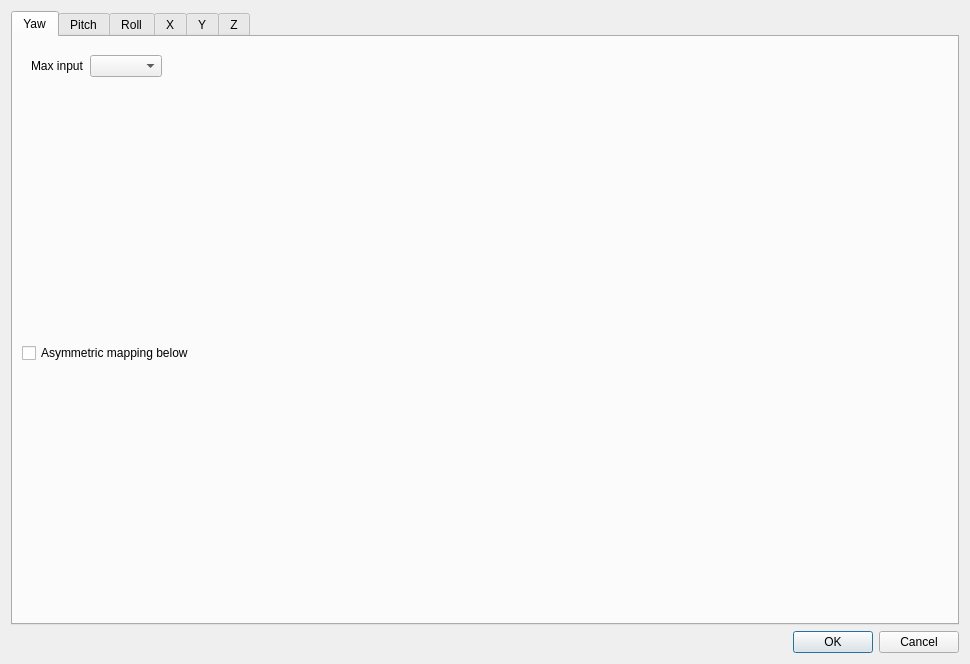
<?xml version="1.0" encoding="UTF-8"?>
<ui version="4.0">
 <class>mapping_dialog</class>
 <widget class="QWidget" name="mapping_dialog">
  <property name="geometry">
   <rect>
    <x>0</x>
    <y>0</y>
    <width>970</width>
    <height>664</height>
   </rect>
  </property>
  <property name="sizePolicy">
   <sizepolicy hsizetype="Preferred" vsizetype="Preferred">
    <horstretch>0</horstretch>
    <verstretch>0</verstretch>
   </sizepolicy>
  </property>
  <property name="minimumSize">
   <size>
    <width>970</width>
    <height>664</height>
   </size>
  </property>
  <property name="windowTitle">
   <string>Mapping properties</string>
  </property>
  <property name="windowIcon">
   <iconset>
    <normaloff>images/facetracknoir.png</normaloff>images/facetracknoir.png</iconset>
  </property>
  <property name="layoutDirection">
   <enum>Qt::LeftToRight</enum>
  </property>
  <layout class="QVBoxLayout" name="verticalLayout">
   <item>
    <widget class="QTabWidget" name="tabWidget">
     <property name="tabPosition">
      <enum>QTabWidget::North</enum>
     </property>
     <property name="currentIndex">
      <number>0</number>
     </property>
     <widget class="QWidget" name="tabWidgetPage1">
      <attribute name="title">
       <string>Yaw</string>
      </attribute>
      <layout class="QVBoxLayout" name="verticalLayout_2">
       <item>
        <widget class="QFrame" name="frame">
         <property name="sizePolicy">
          <sizepolicy hsizetype="Maximum" vsizetype="Maximum">
           <horstretch>0</horstretch>
           <verstretch>0</verstretch>
          </sizepolicy>
         </property>
         <property name="frameShape">
          <enum>QFrame::NoFrame</enum>
         </property>
         <layout class="QHBoxLayout" name="horizontalLayout">
          <item>
           <widget class="QLabel" name="label1">
            <property name="sizePolicy">
             <sizepolicy hsizetype="Maximum" vsizetype="Maximum">
              <horstretch>0</horstretch>
              <verstretch>0</verstretch>
             </sizepolicy>
            </property>
            <property name="text">
             <string>Max input</string>
            </property>
           </widget>
          </item>
          <item>
           <widget class="QComboBox" name="max_yaw_rotation">
            <property name="sizePolicy">
             <sizepolicy hsizetype="Maximum" vsizetype="Maximum">
              <horstretch>0</horstretch>
              <verstretch>0</verstretch>
             </sizepolicy>
            </property>
           </widget>
          </item>
         </layout>
        </widget>
       </item>
       <item>
        <widget class="spline_widget" name="rxconfig" native="true">
         <property name="colorBezier" stdset="0">
          <color>
           <red>255</red>
           <green>0</green>
           <blue>0</blue>
          </color>
         </property>
        </widget>
       </item>
       <item>
        <widget class="QCheckBox" name="rx_altp">
         <property name="text">
          <string>Asymmetric mapping below</string>
         </property>
        </widget>
       </item>
       <item>
        <widget class="spline_widget" name="rxconfig_alt" native="true">
         <property name="colorBezier" stdset="0">
          <color>
           <red>255</red>
           <green>0</green>
           <blue>0</blue>
          </color>
         </property>
        </widget>
       </item>
      </layout>
     </widget>
     <widget class="QWidget" name="tabWidgetPage2">
      <attribute name="title">
       <string>Pitch</string>
      </attribute>
      <layout class="QVBoxLayout" name="verticalLayout_3">
       <item>
        <widget class="QFrame" name="frame_2">
         <property name="sizePolicy">
          <sizepolicy hsizetype="Maximum" vsizetype="Maximum">
           <horstretch>0</horstretch>
           <verstretch>0</verstretch>
          </sizepolicy>
         </property>
         <property name="frameShape">
          <enum>QFrame::NoFrame</enum>
         </property>
         <layout class="QHBoxLayout" name="horizontalLayout_2">
          <item>
           <widget class="QLabel" name="label_2">
            <property name="sizePolicy">
             <sizepolicy hsizetype="Maximum" vsizetype="Maximum">
              <horstretch>0</horstretch>
              <verstretch>0</verstretch>
             </sizepolicy>
            </property>
            <property name="text">
             <string>Max input</string>
            </property>
           </widget>
          </item>
          <item>
           <widget class="QComboBox" name="max_pitch_rotation">
            <property name="sizePolicy">
             <sizepolicy hsizetype="Maximum" vsizetype="Maximum">
              <horstretch>0</horstretch>
              <verstretch>0</verstretch>
             </sizepolicy>
            </property>
           </widget>
          </item>
          <item>
           <widget class="QLabel" name="label">
            <property name="text">
             <string>Max output</string>
            </property>
           </widget>
          </item>
          <item>
           <widget class="QComboBox" name="max_pitch_output">
            <item>
             <property name="text">
              <string>180°</string>
             </property>
            </item>
            <item>
             <property name="text">
              <string>90°</string>
             </property>
            </item>
           </widget>
          </item>
         </layout>
        </widget>
       </item>
       <item>
        <widget class="spline_widget" name="ryconfig" native="true">
         <property name="colorBezier" stdset="0">
          <color>
           <red>0</red>
           <green>255</green>
           <blue>0</blue>
          </color>
         </property>
        </widget>
       </item>
       <item>
        <widget class="QCheckBox" name="ry_altp">
         <property name="text">
          <string>Asymmetric mapping below</string>
         </property>
        </widget>
       </item>
       <item>
        <widget class="spline_widget" name="ryconfig_alt" native="true">
         <property name="colorBezier" stdset="0">
          <color>
           <red>0</red>
           <green>255</green>
           <blue>0</blue>
          </color>
         </property>
        </widget>
       </item>
      </layout>
     </widget>
     <widget class="QWidget" name="tabWidgetPage3">
      <attribute name="title">
       <string>Roll</string>
      </attribute>
      <layout class="QVBoxLayout" name="verticalLayout_4">
       <item>
        <widget class="QFrame" name="frame_3">
         <property name="sizePolicy">
          <sizepolicy hsizetype="Maximum" vsizetype="Maximum">
           <horstretch>0</horstretch>
           <verstretch>0</verstretch>
          </sizepolicy>
         </property>
         <property name="frameShape">
          <enum>QFrame::NoFrame</enum>
         </property>
         <layout class="QHBoxLayout" name="horizontalLayout_4">
          <item>
           <widget class="QLabel" name="label_4">
            <property name="sizePolicy">
             <sizepolicy hsizetype="Maximum" vsizetype="Maximum">
              <horstretch>0</horstretch>
              <verstretch>0</verstretch>
             </sizepolicy>
            </property>
            <property name="text">
             <string>Max input</string>
            </property>
           </widget>
          </item>
          <item>
           <widget class="QComboBox" name="max_roll_rotation">
            <property name="sizePolicy">
             <sizepolicy hsizetype="Maximum" vsizetype="Maximum">
              <horstretch>0</horstretch>
              <verstretch>0</verstretch>
             </sizepolicy>
            </property>
           </widget>
          </item>
         </layout>
        </widget>
       </item>
       <item>
        <widget class="spline_widget" name="rzconfig" native="true">
         <property name="colorBezier" stdset="0">
          <color>
           <red>0</red>
           <green>0</green>
           <blue>255</blue>
          </color>
         </property>
        </widget>
       </item>
       <item>
        <widget class="QCheckBox" name="rz_altp">
         <property name="text">
          <string>Asymmetric mapping below</string>
         </property>
        </widget>
       </item>
       <item>
        <widget class="spline_widget" name="rzconfig_alt" native="true">
         <property name="colorBezier" stdset="0">
          <color>
           <red>0</red>
           <green>0</green>
           <blue>255</blue>
          </color>
         </property>
        </widget>
       </item>
      </layout>
      <zorder>rzconfig</zorder>
      <zorder>rz_altp</zorder>
      <zorder>rzconfig_alt</zorder>
      <zorder>frame_3</zorder>
     </widget>
     <widget class="QWidget" name="tabWidgetPage4">
      <attribute name="title">
       <string>X</string>
      </attribute>
      <layout class="QVBoxLayout" name="verticalLayout_5">
       <item>
        <widget class="QFrame" name="frame444">
         <property name="sizePolicy">
          <sizepolicy hsizetype="Maximum" vsizetype="Maximum">
           <horstretch>0</horstretch>
           <verstretch>0</verstretch>
          </sizepolicy>
         </property>
         <property name="frameShape">
          <enum>QFrame::NoFrame</enum>
         </property>
         <layout class="QHBoxLayout" name="horizontalLayout444">
          <item>
           <widget class="QLabel" name="label4">
            <property name="sizePolicy">
             <sizepolicy hsizetype="Maximum" vsizetype="Maximum">
              <horstretch>0</horstretch>
              <verstretch>0</verstretch>
             </sizepolicy>
            </property>
            <property name="text">
             <string>Max input</string>
            </property>
           </widget>
          </item>
          <item>
           <widget class="QComboBox" name="max_x_translation">
            <property name="sizePolicy">
             <sizepolicy hsizetype="Maximum" vsizetype="Maximum">
              <horstretch>0</horstretch>
              <verstretch>0</verstretch>
             </sizepolicy>
            </property>
           </widget>
          </item>
         </layout>
        </widget>
       </item>
       <item>
        <widget class="spline_widget" name="txconfig" native="true">
         <property name="colorBezier" stdset="0">
          <color>
           <red>255</red>
           <green>0</green>
           <blue>255</blue>
          </color>
         </property>
        </widget>
       </item>
       <item>
        <widget class="QCheckBox" name="tx_altp">
         <property name="text">
          <string>Asymmetric mapping below</string>
         </property>
        </widget>
       </item>
       <item>
        <widget class="spline_widget" name="txconfig_alt" native="true">
         <property name="colorBezier" stdset="0">
          <color>
           <red>255</red>
           <green>0</green>
           <blue>255</blue>
          </color>
         </property>
        </widget>
       </item>
      </layout>
     </widget>
     <widget class="QWidget" name="tabWidgetPage5">
      <attribute name="title">
       <string>Y</string>
      </attribute>
      <layout class="QVBoxLayout" name="verticalLayout_6">
       <item>
        <widget class="QFrame" name="frame555">
         <property name="sizePolicy">
          <sizepolicy hsizetype="Maximum" vsizetype="Maximum">
           <horstretch>0</horstretch>
           <verstretch>0</verstretch>
          </sizepolicy>
         </property>
         <property name="frameShape">
          <enum>QFrame::NoFrame</enum>
         </property>
         <layout class="QHBoxLayout" name="horizontalLayout555">
          <item>
           <widget class="QLabel" name="label5">
            <property name="sizePolicy">
             <sizepolicy hsizetype="Maximum" vsizetype="Maximum">
              <horstretch>0</horstretch>
              <verstretch>0</verstretch>
             </sizepolicy>
            </property>
            <property name="text">
             <string>Max input</string>
            </property>
           </widget>
          </item>
          <item>
           <widget class="QComboBox" name="max_y_translation">
            <property name="sizePolicy">
             <sizepolicy hsizetype="Maximum" vsizetype="Maximum">
              <horstretch>0</horstretch>
              <verstretch>0</verstretch>
             </sizepolicy>
            </property>
           </widget>
          </item>
         </layout>
        </widget>
       </item>
       <item>
        <widget class="spline_widget" name="tyconfig" native="true">
         <property name="colorBezier" stdset="0">
          <color>
           <red>255</red>
           <green>255</green>
           <blue>0</blue>
          </color>
         </property>
        </widget>
       </item>
       <item>
        <widget class="QCheckBox" name="ty_altp">
         <property name="text">
          <string>Asymmetric mapping below</string>
         </property>
        </widget>
       </item>
       <item>
        <widget class="spline_widget" name="tyconfig_alt" native="true">
         <property name="colorBezier" stdset="0">
          <color>
           <red>255</red>
           <green>255</green>
           <blue>0</blue>
          </color>
         </property>
        </widget>
       </item>
      </layout>
     </widget>
     <widget class="QWidget" name="tabWidgetPage6">
      <attribute name="title">
       <string>Z</string>
      </attribute>
      <layout class="QVBoxLayout" name="verticalLayout_7">
       <item>
        <widget class="QFrame" name="frame666">
         <property name="sizePolicy">
          <sizepolicy hsizetype="Maximum" vsizetype="Maximum">
           <horstretch>0</horstretch>
           <verstretch>0</verstretch>
          </sizepolicy>
         </property>
         <property name="frameShape">
          <enum>QFrame::NoFrame</enum>
         </property>
         <layout class="QHBoxLayout" name="horizontalLayout666">
          <item>
           <widget class="QLabel" name="label6">
            <property name="sizePolicy">
             <sizepolicy hsizetype="Maximum" vsizetype="Maximum">
              <horstretch>0</horstretch>
              <verstretch>0</verstretch>
             </sizepolicy>
            </property>
            <property name="text">
             <string>Max input</string>
            </property>
           </widget>
          </item>
          <item>
           <widget class="QComboBox" name="max_z_translation">
            <property name="sizePolicy">
             <sizepolicy hsizetype="Maximum" vsizetype="Maximum">
              <horstretch>0</horstretch>
              <verstretch>0</verstretch>
             </sizepolicy>
            </property>
           </widget>
          </item>
         </layout>
        </widget>
       </item>
       <item>
        <widget class="spline_widget" name="tzconfig" native="true">
         <property name="colorBezier" stdset="0">
          <color>
           <red>0</red>
           <green>255</green>
           <blue>255</blue>
          </color>
         </property>
        </widget>
       </item>
       <item>
        <widget class="QCheckBox" name="tz_altp">
         <property name="text">
          <string>Asymmetric mapping below</string>
         </property>
        </widget>
       </item>
       <item>
        <widget class="spline_widget" name="tzconfig_alt" native="true">
         <property name="colorBezier" stdset="0">
          <color>
           <red>0</red>
           <green>255</green>
           <blue>255</blue>
          </color>
         </property>
        </widget>
       </item>
      </layout>
     </widget>
    </widget>
   </item>
   <item>
    <widget class="QDialogButtonBox" name="buttonBox">
     <property name="standardButtons">
      <set>QDialogButtonBox::Cancel|QDialogButtonBox::Ok</set>
     </property>
    </widget>
   </item>
  </layout>
 </widget>
 <customwidgets>
  <customwidget>
   <class>spline_widget</class>
   <extends>QWidget</extends>
   <header>spline/spline-widget.hpp</header>
  </customwidget>
 </customwidgets>
 <tabstops>
  <tabstop>tabWidget</tabstop>
  <tabstop>rx_altp</tabstop>
  <tabstop>ry_altp</tabstop>
  <tabstop>rz_altp</tabstop>
  <tabstop>tx_altp</tabstop>
  <tabstop>ty_altp</tabstop>
  <tabstop>tz_altp</tabstop>
 </tabstops>
 <resources/>
 <connections/>
 <slots>
  <slot>startEngineClicked()</slot>
  <slot>stopEngineClicked()</slot>
  <slot>cameraSettingsClicked()</slot>
 </slots>
</ui>
